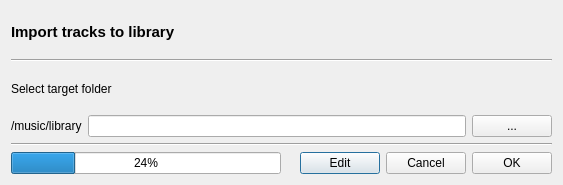
<?xml version="1.0" encoding="UTF-8"?>
<ui version="4.0">
 <class>GUI_ImportDialog</class>
 <widget class="QDialog" name="GUI_ImportDialog">
  <property name="geometry">
   <rect>
    <x>0</x>
    <y>0</y>
    <width>563</width>
    <height>185</height>
   </rect>
  </property>
  <property name="windowTitle">
   <string>Import</string>
  </property>
  <layout class="QGridLayout" name="gridLayout">
   <item row="0" column="0" colspan="2">
    <widget class="QLabel" name="lab_title">
     <property name="font">
      <font>
       <pointsize>11</pointsize>
       <weight>75</weight>
       <bold>true</bold>
      </font>
     </property>
     <property name="text">
      <string>Import tracks to library</string>
     </property>
    </widget>
   </item>
   <item row="2" column="0">
    <widget class="QLabel" name="lab_target_info">
     <property name="text">
      <string>Select target folder</string>
     </property>
    </widget>
   </item>
   <item row="8" column="0" colspan="2">
    <layout class="QHBoxLayout" name="horizontalLayout_2">
     <item>
      <widget class="QProgressBar" name="pb_progress">
       <property name="value">
        <number>24</number>
       </property>
      </widget>
     </item>
     <item>
      <widget class="QLabel" name="lab_status">
       <property name="text">
        <string/>
       </property>
      </widget>
     </item>
     <item>
      <widget class="QPushButton" name="btn_edit">
       <property name="text">
        <string notr="true">Edit</string>
       </property>
      </widget>
     </item>
     <item>
      <widget class="QPushButton" name="btn_cancel">
       <property name="focusPolicy">
        <enum>Qt::StrongFocus</enum>
       </property>
       <property name="text">
        <string notr="true">Cancel</string>
       </property>
      </widget>
     </item>
     <item>
      <widget class="QPushButton" name="btn_ok">
       <property name="focusPolicy">
        <enum>Qt::StrongFocus</enum>
       </property>
       <property name="text">
        <string>OK</string>
       </property>
      </widget>
     </item>
    </layout>
   </item>
   <item row="3" column="0" colspan="2">
    <layout class="QHBoxLayout" name="horizontalLayout">
     <item>
      <widget class="QLabel" name="lab_target_path">
       <property name="text">
        <string notr="true">/music/library</string>
       </property>
      </widget>
     </item>
     <item>
      <widget class="QLineEdit" name="le_directory">
       <property name="readOnly">
        <bool>true</bool>
       </property>
      </widget>
     </item>
     <item>
      <widget class="QPushButton" name="btn_choose_dir">
       <property name="sizePolicy">
        <sizepolicy hsizetype="Minimum" vsizetype="Fixed">
         <horstretch>0</horstretch>
         <verstretch>0</verstretch>
        </sizepolicy>
       </property>
       <property name="minimumSize">
        <size>
         <width>25</width>
         <height>0</height>
        </size>
       </property>
       <property name="focusPolicy">
        <enum>Qt::StrongFocus</enum>
       </property>
       <property name="text">
        <string notr="true">...</string>
       </property>
      </widget>
     </item>
    </layout>
   </item>
   <item row="7" column="0" colspan="2">
    <widget class="Line" name="line_3">
     <property name="orientation">
      <enum>Qt::Horizontal</enum>
     </property>
    </widget>
   </item>
   <item row="1" column="0" colspan="2">
    <widget class="Line" name="line">
     <property name="orientation">
      <enum>Qt::Horizontal</enum>
     </property>
    </widget>
   </item>
  </layout>
 </widget>
 <resources/>
 <connections/>
</ui>
